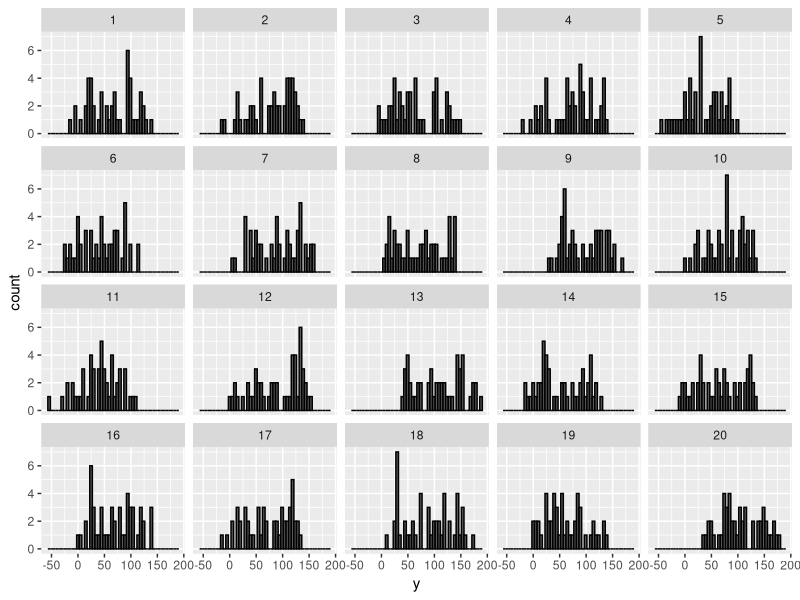
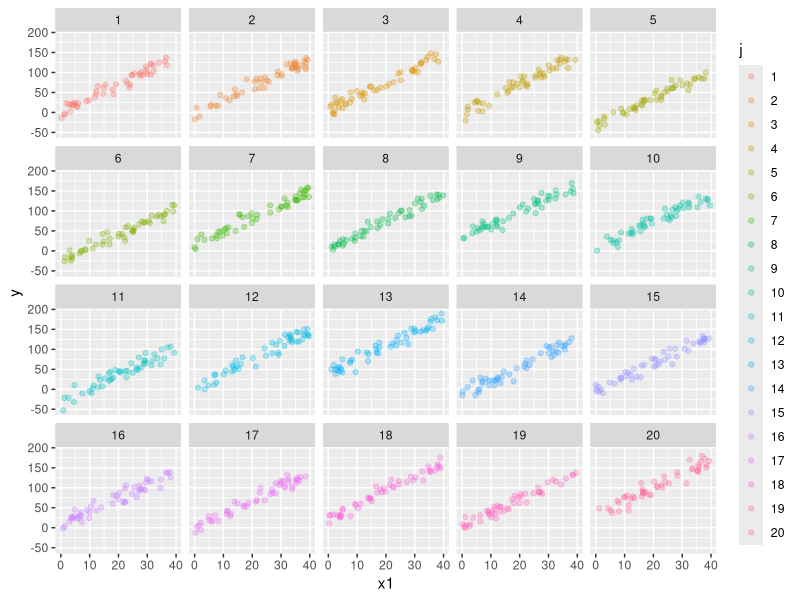
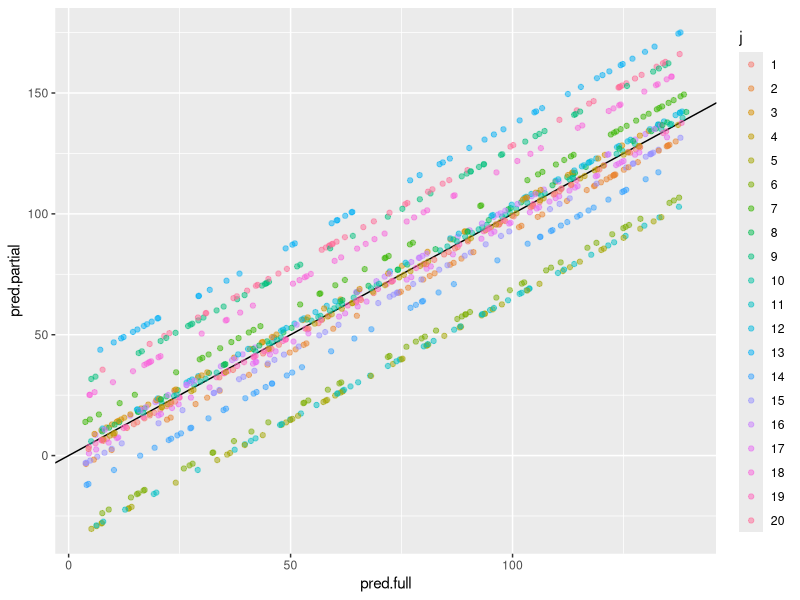

The R source for these figures, in order:
library(data.table)
library(ggplot2)
library(lme4)

# Simulating to see when random effects models differ from fixed effects 
#' 1. How often is that predicting WITHOUT random effects is the same as predicting with a fixed effects model? 
#' If they are the same, what is the point of running a RE model in the first place, which is computationally more intensive? 
#' 2. If the models have a similar estimate for the fixed effect coefficient - what does this really mean? In what scenario would one 
#' expect to see same fixed effect coefficient b/w a RE and FE model? 
#' 3. What effect does a RE have on the standard errors of the betas? 

# Set parameters
global_mu <- 5 
n <- 1000
sigma_i <- 10
sigma_mu <- 20
j <- 20 # number of groups
beta1 <- 3.4
x1 <- runif(n, 0, 40)

#### RANDOM INTERCEPT EXAMPLE ###############
mu_j <- rnorm(j, mean = global_mu, sd = sigma_mu)
x <- runif(n, 0, 10)
eps <- rnorm(n, mean = 0, sd = sigma_i)

#' Compute y vector from global mean, group mean, covariate, and eps
y <- global_mu + mu_j + beta1 * x1 + eps

df <- data.table(y = y, j = 1:j)
df[, j := as.factor(j)]

ggplot(df, aes(y)) + geom_histogram(bins=50, color = "black") + facet_wrap(~j) 
ggplot(df, aes(x1, y)) + geom_point(aes(color = j), alpha = 0.3) + facet_wrap(~j) 

# Full pooling - fixed effect model no group 
full.fit <- lm(y ~ x1, data = df)
full.fit

# Partial pooling - random effects model
partial.fit <- lmer(y ~ x1 + (1|j), data = df)
partial.fit

# No pooling - fixed effects model - group covariate
none.fit <- lm(y ~ x1 + j, data = df)
none.fit

df[, pred.none := predict(none.fit, df)]
df[, pred.full := predict(full.fit, df)]
df[, pred.partial := predict(partial.fit, df)]

ggplot(df, aes(pred.full, pred.partial)) + geom_abline() + geom_point(alpha=0.5, aes(color = j))

#### RANDOM SLOPE EXAMPLE #####################

#### RANDOM SLOPE AND INTERCEPT EXAMPLE #########